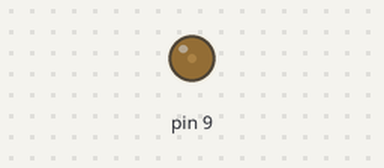
Simulated run of this sketch. Board: Arduino Uno, built with avr-gcc and run on an emulated ATmega328P. On the bench: output pins drawn as LEDs (lit = HIGH).

Above: at 0.1 s.
At 0.6 s:
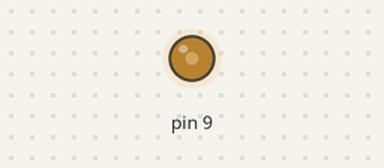
At 1.1 s:
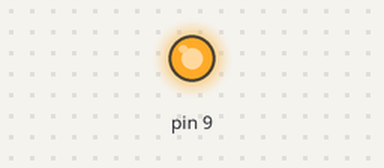
Timing chart, 0 to 2.6 s (numbered marks = the images above):
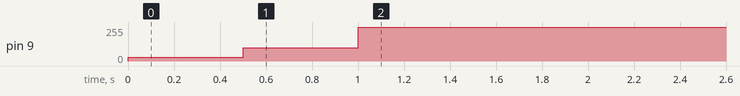

The sketch:

a03_led_pwm.ino
```cpp
/** LED PWM
 * 3. LED의 밝기를 변경해서 보여주세요.
 */

void setup() {
  analogWrite(9, 30);
  delay(500);
  analogWrite(9, 100);
  delay(500);
  analogWrite(9, 255);
  delay(500);
}

void loop() {
}
```
